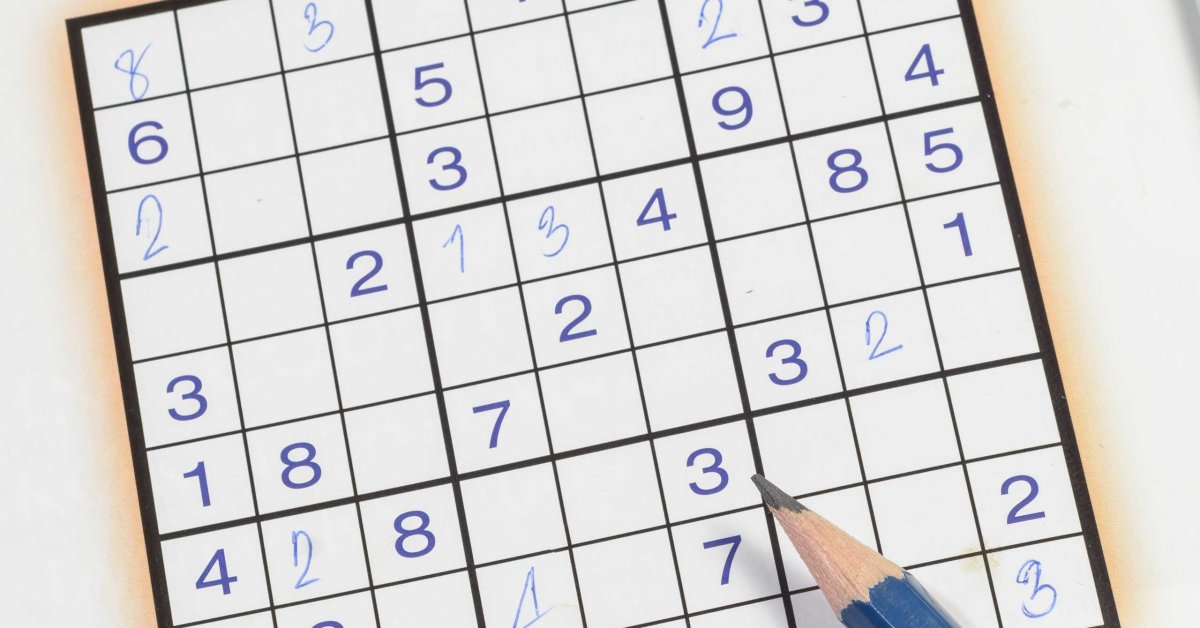
//> input picture Testing123/Testing123/sudoku5.jpg, 1200 x 628 px
$ ./Main   (built with g++ and OpenCV 4)
//> lines starting //> are read from the running program, lines starting //| are printed output that depends on the picture; after the words box and inside, x2 and y2 are one past the last pixel; in counts of white or black regions, pixels touching at a corner belong together
### Testing123/Testing123/Header3.h
#pragma once
#include <opencv2/opencv.hpp>

#include <iostream>
#include <string>
#include <vector>

using namespace cv;
using namespace std;


	int BelongsToGrid(Mat X_warped, Mat P1_warped, float x_distance, float tolerance, float belongs_to_picture_tolerance = 5);
	int CheckMissingVerticalEdges(Mat imageCannied, float x_distance, float left_most_x, float right_most_x, int tolerance = 5);
	int CheckMissingHorizontalEdges(Mat imageCannied, float x_distance, float upper_most_y, float lower_most_y, int tolerance = 5);
	std::vector<Point2f> IntersectionPoints(vector<int> arrayHor, vector<int> arrayVer);
	Mat MoveBoard(std::vector<Point2f> src_array, Mat H, float x_distance, int* gridPosArray, int margin = 6);
	std::vector<float> Lowest_X_Biggest_X(Mat P1, Mat P2, Mat imageCannied, float x_distance, std::vector<float> edgeArray);
	std::vector<float> Lowest_Y_Biggest_Y(Mat P1, Mat P2, Mat imageCannied, float x_distance, std::vector<float> edgeArray);
	std::vector<Point2f> FindSudokuBoardCorners(Mat warpedImage, Mat movedHomography, std::vector<Point2f> array1, float x_distance);
	Mat AdjustingHomography(Mat image, Mat H, vector<int> arrayHor, vector<int> arrayVer, float x_distance, int scale, int* gridPosArray);
	Mat FindingHomographyFunc(Mat image, std::vector<int> arrayHor, std::vector<int> arrayVer, int scale = 100, float tolerance = 0.05);

### Testing123/Testing123/Header2.h
#pragma once
#include <opencv2/opencv.hpp>

#include <iostream>
#include <string>
#include <vector>

using namespace cv;
using namespace std;

	cv::Mat CalculateHomography(std::vector<Point2f> a, std::vector<Point2f> b);
	Point2f CalculatePoint(int rho_1, int theta_1, int rho_2, int theta_2);
	void sort(std::vector<int> array);
	std::vector<Point2f> CalculateIntersections(std::vector<int> niz1, std::vector<int> niz2);
	float distance(Point2f p1, Point2f p2);
	int CalculateNumOfInliers(std::vector<Point2f> vec, cv::Mat homography, float tolerance);
	void swap(int* x, int* y);
	void DrawLines(Mat image, std::vector<int> array1);
	void DrawLines2(Mat image, std::vector<int> array1);
	Mat to_Mat(Point2f p);

### Testing123/Testing123/Header1.h
#pragma once
#include <opencv2/opencv.hpp>

#include <iostream>
#include <string>
#include <vector>

using namespace cv;
using namespace std;


	int* rhoThetaMatrixInitilization(int rho, int theta);
	float CalculatingDRho(int x, int y, float dthetaInRadians);
	void IncrementingHoughSpaceMatrixField(int drho, int rho, int* houghSpaceMatrix, int theta, int dtheta);
	void GoingThrewAllPossibleValuesOfDTheta2(int x, int y, int rho, int theta, int* houghSpaceMatrix);
	void GoingThrewAllPossibleValuesOfDTheta(int x, int y, int rho, int theta, int* houghSpaceMatrix);
	void CalculatingRhoThetaMatrix(unsigned __int8* picture, int width, int height, int rho, int theta, int* houghSpaceMatrix);
	int CalculatingMatrixMaximum(int rho, int theta, int* houghSpaceMatrix);
	std::vector<int> FindingLocalMaximums(int rho, int theta, int* houghSpaceMatrix, int matrixMaximum, float cuttingFactor = 0.5);
	void AddALineToOutputArray(int* outputArray, int* arrayIncrement, int* rhoThetaBeforeClipping, int index);
	int TakeTheMiddleLineIndex(int i, int numberOfSimilarLines);
	std::vector<int> Filtering(std::vector<int> rhoThetaBeforeClipping, int rhoDifference = 15, int thetaDifference = 5);
	std::vector<int> doPicture(unsigned __int8* picture, int width, int height);

### Testing123/Testing123/Source2.cpp
#include <opencv2/opencv.hpp>

#include <iostream>
#include <string>
#include <vector>
#include "Header2.h"


# define pi         3.14159265358979323846

using namespace cv;
using namespace std;

cv::Mat CalculateHomography(std::vector<Point2f> a, std::vector<Point2f> b)
{
	Mat P(9, 9, CV_32F, Scalar(0));
	for (int i = 0; i < 4; i++)
	{
		float x1_a = a[i].x;
		float x1_b = b[i].x;
		float y1_a = a[i].y;
		float y1_b = b[i].y;
		P.at<float>(2 * i, 0) = -x1_a;
		P.at<float>(2 * i, 1) = -y1_a;
		P.at<float>(2 * i, 2) = -1;
		P.at<float>(2 * i, 6) = x1_a * x1_b;
		P.at<float>(2 * i, 7) = y1_a * x1_b;
		P.at<float>(2 * i, 8) = x1_b;
		P.at<float>(2 * i + 1, 3) = -x1_a;
		P.at<float>(2 * i + 1, 4) = -y1_a;
		P.at<float>(2 * i + 1, 5) = -1;
		P.at<float>(2 * i + 1, 6) = x1_a * y1_b;
		P.at<float>(2 * i + 1, 7) = y1_a * y1_b;
		P.at<float>(2 * i + 1, 8) = y1_b;
	}
	P.at<float>(8, 8) = 1;
	Mat P_inv(9, 9, CV_32F, Scalar(0));
		P_inv = P.inv();

	Mat row_mat(9, 1, CV_32F, Scalar(0));
	row_mat.at<float>(8, 0) = 1;
	Mat H = P_inv * row_mat;

	Mat H3X3(3, 3, CV_32F, Scalar(0));
	for (int row = 0; row < 3; row++)
		for (int col = 0; col < 3; col++)
		{
			H3X3.at<float>(row, col) = H.at<float>(3 * row + col, 0);
		}
	return H3X3;

}
Point2f CalculatePoint(int rho_1, int theta_1, int rho_2, int theta_2)
{
	float x = (sin((float)(theta_2)*pi / 180) * (float)(rho_1)-sin((float)(theta_1)*pi / 180) * (float)(rho_2)) / (cos((float)(theta_1)*pi / 180) * sin((float)(theta_2)*pi / 180) - cos((float)(theta_2)*pi / 180) * sin((float)(theta_1)*pi / 180));
	float y = (cos((float)(theta_1)*pi / 180) * (float)(rho_2)-cos((float)(theta_2)*pi / 180) * (float)(rho_1)) / (sin((float)(theta_1)*pi / 180) * cos((float)(theta_2)*pi / 180) - sin((float)(theta_2)*pi / 180) * cos((float)(theta_1)*pi / 180));
	Point2f p(x, y);
	return p;
}
void sort(std::vector<int> array)
{
	for (int i = 0; i < array.size() - 2; i += 2)
		for (int j = i + 2; j < array.size(); j += 2)
			if (array[i] > array[j])
			{
				int t1 = array[i];
				int t2 = array[i + 1];
				array[i] = array[j];
				array[i + 1] = array[j + 1];
				array[j] = t1;
				array[j + 1] = t2;
			}
}
std::vector<Point2f> CalculateIntersections(std::vector<int> array_1, std::vector<int> array_2)
{
	sort(array_1);
	sort(array_2);
	std::vector<Point2f> vec;
	for (int i = 0; i < array_1.size(); i += 2)
		for (int j = 0; j < array_2.size(); j += 2)
		{
			Point2f p = CalculatePoint(array_1[i], array_1[i + 1], array_2[j], array_2[j + 1]);
			vec.push_back(p);
		}
	return vec;
}
// [10 lines left out: functions distance, swap, not called in this run]
void DrawLines(Mat image, std::vector<int> array1)
{
	for (int i = 0; i < array1.size(); i += 2)
	{
		float a = 1 / tan((float)array1[i + 1] * pi / 180);
		float b = -(float)array1[i] / sin((float)array1[i + 1] * pi / 180);
		int x0 = -2000;
		int y0 = (int)(x0 * a + b);
		int x1 = 2000;
		int y1 = (int)(x1 * a + b);
		Point t1(x0, y0);
		Point t2(x1, y1);
		cv::line(image, t1, t2, Scalar(255), 3, 8, 0);
	}
}
// [15 lines left out: function DrawLines2, not called in this run]
Mat to_Mat(Point2f p)
{
	Mat P(3, 1, CV_32F);
	P.at<float>(0, 0) = p.x;
	P.at<float>(1, 0) = p.y;
	P.at<float>(2, 0) = 1;
	return P;
}

### Testing123/Testing123/Source1.cpp
#include <opencv2/opencv.hpp>

#include <iostream>
#include <string>
#include <vector>
#include "Header1.h"

# define pi         3.14159265358979323846

using namespace cv;
using namespace std;
// [5 lines left out: function rhoThetaMatrixInitilization, not called in this run]
float CalculatingDRho(int x, int y, float dthetaInRadians)
{
	float drho = (float)x * cos(dthetaInRadians) - (float)y * sin(dthetaInRadians);
	return drho;
}
void IncrementingHoughSpaceMatrixField(int drho, int rho, int* houghSpaceMatrix, int theta, int dtheta)
{
	if ((drho >= 0) && (drho < rho))
		houghSpaceMatrix[theta * drho + dtheta] = houghSpaceMatrix[theta * drho + dtheta] + 1;
}
// [11 lines left out: function GoingThrewAllPossibleValuesOfDTheta2, not called in this run]
void GoingThrewAllPossibleValuesOfDTheta(int x, int y, int rho, int theta, int* houghSpaceMatrix)
{
	for (int dtheta = 0; dtheta < 360; dtheta++)
	{
		float dthetaInRadians = (float)dtheta * pi / 180;
		int  drho = CalculatingDRho(x, y, dthetaInRadians);
		IncrementingHoughSpaceMatrixField(drho, rho, houghSpaceMatrix, theta, dtheta);
	}
}
void CalculatingRhoThetaMatrix(unsigned __int8* picture, int width, int height, int rho, int theta, int* houghSpaceMatrix)
{
	for (int x = 0; x < width; x++)
		for (int y = 0; y < height; y++)
			if (picture[y * width + x] == 255)
			{
				GoingThrewAllPossibleValuesOfDTheta(x, y, rho, theta, houghSpaceMatrix);
			}
}

int CalculatingMatrixMaximum(int rho, int theta, int* houghSpaceMatrix)
{
	int matrixMaximum = 0;
	for (int height = 0; height < rho; height++)
		for (int width = 0; width < theta; width++)
			if (houghSpaceMatrix[theta * height + width] > matrixMaximum)
			{
				matrixMaximum = houghSpaceMatrix[height * theta + width];
			}
	return matrixMaximum;
}
std::vector<int> FindingLocalMaximums(int rho, int theta, int* houghSpaceMatrix, int matrixMaximum, float cuttingFactor)
{
	std::vector<int> rhoThetaBeforeClipping;
	for (int height = 0; height < rho; height++)
		for (int width = 0; width < theta; width++)
		{
			if ((houghSpaceMatrix[theta * height + width] > (matrixMaximum * cuttingFactor)))
			{
				rhoThetaBeforeClipping.push_back(height);
				rhoThetaBeforeClipping.push_back(width);
			}
		}
	return rhoThetaBeforeClipping;
}
// [7 lines left out: function AddALineToOutputArray, not called in this run]
int TakeTheMiddleLineIndex(int i, int numberOfSimilarLines)
{
	int s = i - numberOfSimilarLines;
	if (s % 2 == 1 || (s == -1))
		s = s + 1;
	return s;
}
std::vector<int> Filtering(std::vector<int> rhoThetaBeforeClipping, int rhoDifference, int thetaDifference)
{
	int numberOfSimilarLines = 1;
	std::vector<int> outputArray;
	int i;
	for (i = 0; i < rhoThetaBeforeClipping.size() - 3; i += 2)
	{
		if ((rhoThetaBeforeClipping[i + 2] - rhoThetaBeforeClipping[i] < rhoDifference) && (abs(rhoThetaBeforeClipping[i + 3] - rhoThetaBeforeClipping[i + 1]) < thetaDifference))
			numberOfSimilarLines++;
		else
		{
			int index = TakeTheMiddleLineIndex(i, numberOfSimilarLines);
			outputArray.push_back(rhoThetaBeforeClipping[index]);
			outputArray.push_back(rhoThetaBeforeClipping[index + 1]);
			numberOfSimilarLines = 1;
		}
	}
	int index = TakeTheMiddleLineIndex(i, numberOfSimilarLines);
	outputArray.push_back(rhoThetaBeforeClipping[index]);
	outputArray.push_back(rhoThetaBeforeClipping[index + 1]);
	numberOfSimilarLines = 1;
	rhoThetaBeforeClipping.clear();
	return outputArray;
}
std::vector<int> doPicture(unsigned __int8* picture, int width, int height)
{

	int rho = sqrt(pow(width, 2) + pow(height, 2));
	int theta = 360;

	int* houghSpaceMatrix = new int[rho * theta]();

	CalculatingRhoThetaMatrix(picture, width, height, rho, theta, houghSpaceMatrix);

	int matrixMaximum = CalculatingMatrixMaximum(rho, theta, houghSpaceMatrix);

	//int SIZE = 1000;
	std::vector<int> rhoThetaBeforeClipping = FindingLocalMaximums(rho, theta, houghSpaceMatrix, matrixMaximum, 0.3);

	delete[] houghSpaceMatrix;

	return rhoThetaBeforeClipping;
}

### Testing123/Testing123/Finding_Lines.cpp
#include <opencv2/opencv.hpp>

#include <iostream>
#include <string>
#include <vector>
#include "FindingHomography.h"
#include "Source1.cpp"
#include "Source2.cpp"


# define pi         3.14159265358979323846

using namespace cv;
using namespace std;


int BelongsToGrid(Mat X_warped,Mat P1_warped,float x_distance,float tolerance,float belongs_to_picture_tolerance=5)
{
	if ((X_warped.at<float>(0, 0) > (9 * x_distance + belongs_to_picture_tolerance)) && (X_warped.at<float>(1, 0) > (9 * x_distance + belongs_to_picture_tolerance)))
		return -1;
	if ((X_warped.at<float>(0, 0) > -belongs_to_picture_tolerance) && (X_warped.at<float>(1, 0) > -belongs_to_picture_tolerance))
	{
		float p1_to_p_x_distance = X_warped.at<float>(0, 0) - P1_warped.at<float>(0, 0);
		float p1_to_p_y_distance = X_warped.at<float>(1, 0) - P1_warped.at<float>(1, 0);
		float k1 = p1_to_p_x_distance / x_distance;//Q!!!!!
		float k1_round = round(k1);
		float k2 = p1_to_p_y_distance / x_distance;
		float k2_round = round(k2);
		if ((abs(k1 - k1_round) < tolerance) && (abs(k2 - k2_round) < tolerance))
			return 1;
		return 0;
	}
	return -1;
}
// [186 lines left out: functions CheckMissingVerticalEdges, CheckMissingHorizontalEdges, IntersectionPoints, MoveBoard, Lowest_X_Biggest_X, Lowest_Y_Biggest_Y and 2 more, not called in this run]
Mat FindingHomographyFunc(Mat image,std::vector<int> arrayHor,std::vector<int> arrayVer,int scale=100, float tolerance = 0.05)
{
	std::vector<Point2f> intersection_points_vector = CalculateIntersections(arrayHor, arrayVer);
	int max_num_of_inliers = 0;
	Mat result_homography(3, 3, CV_32F);
	float x_distance = scale;
	bool NOT_FOUND = true;
	int grid_pos_array[4];

	// [4 lines of commented-out code are left out]

		while (NOT_FOUND)
		{
			int line1_index = rand() % ((arrayHor.size()/2)-1);
			int line2_index = rand() % ((arrayHor.size()/2)-1);
			int line3_index = rand() % ((arrayVer.size()/2)-1);
			int line4_index = rand() % ((arrayVer.size()/2)-1);

				// [4 lines of commented-out code are left out]
			if (line1_index == line2_index)
				line2_index++;
			if (line3_index == line4_index)
				line4_index++;
			if (line1_index > line2_index)
				swap(line1_index, line2_index);
			if (line3_index > line4_index)
				swap(line3_index, line4_index);
			int line1_rho = arrayHor[2 * line1_index];
			int line1_theta = arrayHor[2 * line1_index + 1];
			int line2_rho = arrayHor[2 * line2_index];
			int line2_theta = arrayHor[2 * line2_index + 1];
			int line3_rho = arrayVer[2 * line3_index];
			int line3_theta = arrayVer[2 * line3_index + 1];
			int line4_rho = arrayVer[2 * line4_index];
			int line4_theta = arrayVer[2 * line4_index + 1];


			Point2f p1 = CalculatePoint(line1_rho, line1_theta, line3_rho, line3_theta);
			Point2f p2 = CalculatePoint(line1_rho, line1_theta, line4_rho, line4_theta);
			Point2f p3 = CalculatePoint(line2_rho, line2_theta, line4_rho, line4_theta);
			Point2f p4 = CalculatePoint(line2_rho, line2_theta, line3_rho, line3_theta);
			// [5 lines of commented-out code are left out]
			for (int sx = 1; sx < 10; sx++)
				for (int sy = 1; sy < 10; sy++)
					for (int swx=0;swx<10-sx;swx+=1)
 						for (int swy=0;swy<10-sy;swy+=1)
							if (NOT_FOUND)
							{
								Point2f p5(scale * swx, scale * swy);
								Point2f p6(scale * swx + scale * sx, scale * swy);
								Point2f p7(scale * swx + scale * sx, scale * swy + scale * sy);
								Point2f p8(scale * swx, scale * swy + scale * sy);
								std::vector<Point2f> src_pic_array;
								std::vector<Point2f> dst_pic_array;

								src_pic_array.push_back(p1);
								src_pic_array.push_back(p2);
								src_pic_array.push_back(p3);
								src_pic_array.push_back(p4);

								dst_pic_array.push_back(p5);
								dst_pic_array.push_back(p6);
								dst_pic_array.push_back(p7);
								dst_pic_array.push_back(p8);

								Mat homography = CalculateHomography(src_pic_array, dst_pic_array);//ili tu...

								Mat P1 = to_Mat(p1);
								Mat P1_warped = homography * P1;

								Mat P2 = to_Mat(p2);
								Mat P2_warped = homography * P2;

								Mat P3 = to_Mat(p3);
								Mat P3_warped = homography * P3;


								x_distance = (P2_warped.at<float>(0, 0) - P1_warped.at<float>(0, 0)) / (float)sx;
								//mozda bi trebalo da se racuna i y_distance
								float p2_to_p3_distance = line2_rho - line1_rho;
								float p1_to_p2_distance = line4_rho - line3_rho;

								float ratio1 = p1_to_p2_distance / p2_to_p3_distance;
								float ratio2 = (float)sx / (float)sy;

								if (abs(ratio1 - ratio2) < 0.4)
								{
									int num_of_inliers = 0;

									for (std::vector<Point2f>::iterator it = intersection_points_vector.begin(); it != intersection_points_vector.end(); ++it)
									{
										Mat X(3, 1, CV_32F);
										X.at<float>(0, 0) = (*it).x;
										X.at<float>(1, 0) = (*it).y;
										X.at<float>(2, 0) = 1;
										Mat X_warped = homography * X;

										int a = BelongsToGrid(X_warped, P1_warped, x_distance, tolerance);
										if (a == 1)
											num_of_inliers++;
										else if (a == -1)
										{
											num_of_inliers = 0;
											it = intersection_points_vector.end() - 1;
										}
									}
									//printf("\n");
									if (numOfInliers > maxNumOfInliers)
									{
										bool IS_HOMOGRAPHY_VALID = false;
										for (int row = 0; row < 3; row++)
										{
											for (int col = 0; col < 3; col++)
												if (homography.at<float>(row, col) != 0)
													IS_HOMOGRAPHY_VALID = true;
										}
										if (IS_HOMOGRAPHY_VALID)
										{
											gridPosArray[0] = sx;
											gridPosArray[1] = sy;
											gridPosArray[2] = swx;
											gridPosArray[3] = swy;
											resultHomography = homography;
											maxNumOfInliers = numOfInliers;
											if (maxNumOfInliers > 18)//it has to be greater than hor*ver/4 because of 2x1 and 2x2
											{
												NOT_FOUND = false;
												for (std::vector<Point2f>::iterator it = intersection_points_vector.begin(); it != intersection_points_vector.end(); ++it)
												{
													Mat X(3, 1, CV_32F);
													X.at<float>(0, 0) = (*it).x;
													X.at<float>(1, 0) = (*it).y;
													X.at<float>(2, 0) = 1;
													Mat X_warped = homography * X;

													int a = BelongsToGrid(X_warped, P1_warped, x_distance, tolerance);
													if (a == 1)
														numOfInliers++;
													else if (a == -1)
													{
														numOfInliers = 0;
														it = intersection_points_vector.end() - 1;
													}
												}
												//printf("\n");
											}
										}
									}
								}
								//}
								//currHomography++;

							}
			//numOfTries++;
		}

		Mat newHomography = AdjustingHomography(image, resultHomography, arrayHor, arrayVer, x_distance,scale,gridPosArray);

	return newHomography;
}

### Testing123/Testing123/Main.cpp
#include <opencv2/opencv.hpp>

#include <iostream>
#include <string>
#include <vector>
#include "Header1.h"
#include "Header2.h"
#include "Header3.h"

# define pi         3.14159265358979323846

using namespace cv;
using namespace std;


int main(int argc, char** argv)
{

	int rows = 628;
	int cols = 1200;

	String s = "sudoku5.jpg";
	Mat_<unsigned __int8> image = imread(s, IMREAD_GRAYSCALE);
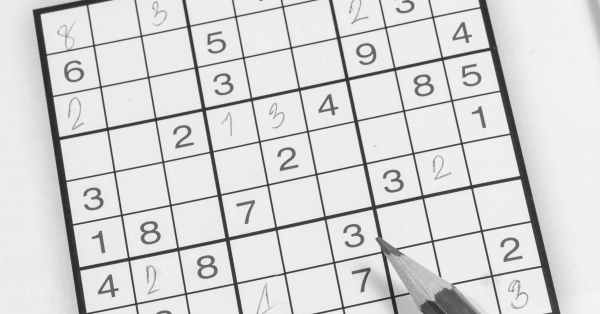
//> image: 628 rows x 1200 cols, CV_8UC1 (shown at 1/2 size); min 22, max 252, mean 215
	Mat_<unsigned __int8> imageCanny;
	Mat_<unsigned __int8> outputImage;
	Canny(image, imageCanny, 175, 200);
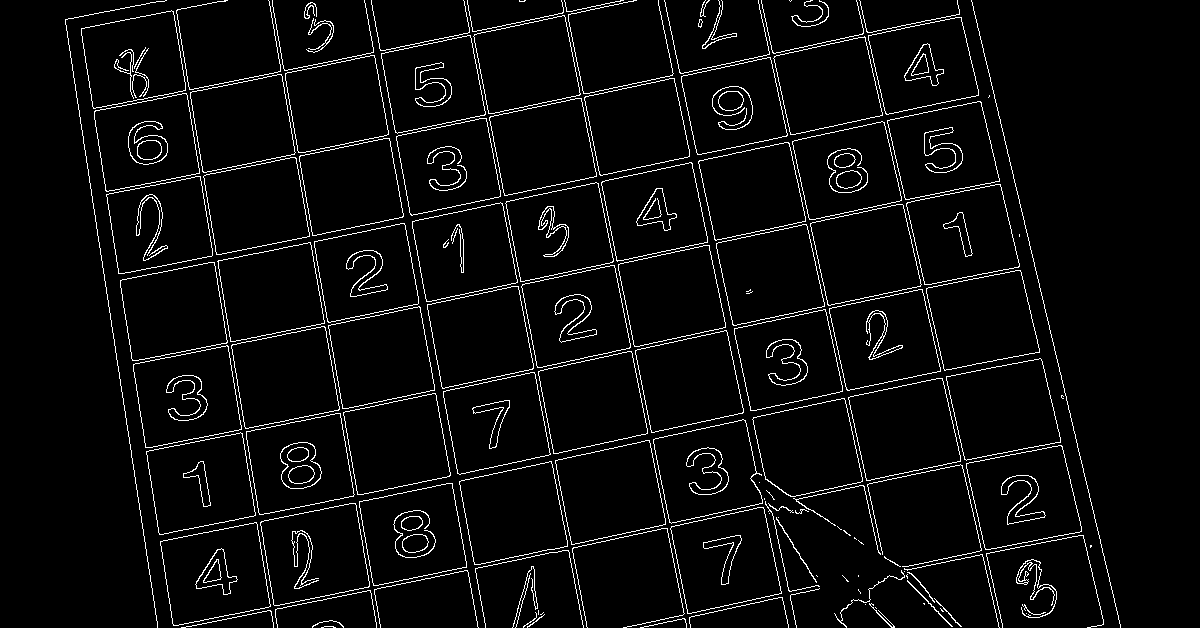
//> imageCanny: 628 rows x 1200 cols, CV_8UC1; 4.4% white in thin lines or dots, all inside (x1, y1, x2, y2) = (65, 0, 1121, 628)
	waitKey(0);
	unsigned __int8* picture;
	picture = new unsigned __int8[rows * cols];

	for (int i = 0; i < rows; i++)
		for (int j = 0; j < cols; j++)
		{
			picture[cols * i + j] = imageCanny[i][j];
		}

	std::vector<int> outputArrayWithoutFiltering = doPicture(picture, cols, rows);
//> (the rest of the program and of its run is left out)
